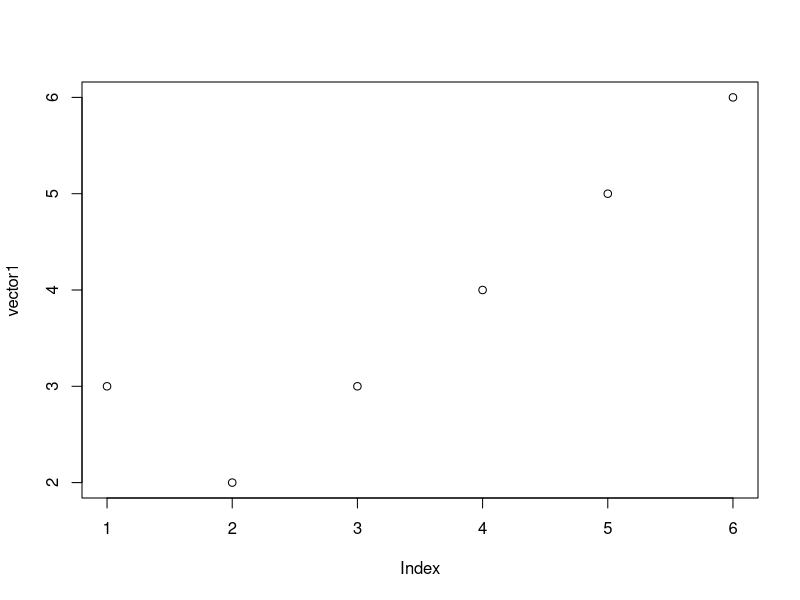

Source code (R):
#1 Write a function to evaluaele a^b given a and b. The function should have a default value of 3 for b.
myfunc1 <- function(a, b=3) {
  a^b
}
myfunc1(2)

#2 Write a function that accepts two arguments, a number and a vector, and returns TRUE if the number is inside the vector.

myfunc2 <- function(a,b) {
  for (i in b) {
      if (i == a) {
        return(TRUE)
      }
    }
}

myfunc2(7,c(1,2,3,7))
  
#3 Write a function that, given a number and a vector, will return the number of times the number occurs in the vector.


myfunc3 <- function(a,b) {
  x <- 0 
  for (i in b) {
    if (i == a) {
      x <- x + 1 
    }
  }
   return(x)
  }

myfunc3(3, c(1,3,3,3,3,5))

#4 Use the mtcars dataset for this question. Use one of the apply functions to find the mean of every column in mtcars.
sapply(mtcars, FUN=mean)

#5 Write a function in R that takes as input a non-negative integer n and returns Fn. Use a for
# loop in the function. Then use the function to find F20 and F80. 1

myfunc4 <- function(x) {
  oldnum <- 0 
  newnum <- 1
  if (x==0) {
    return(oldnum)
  }
  else if (x==1) {
    return(newnum)
  } else {
    for (i in 2:x) {
      newestnum <- newnum + oldnum 
      oldnum <-  newnum
      newnum <- newestnum
    }
    return(newestnum)
  }
}

myfunc4(20)
myfunc4(100)

#6 Write an R function to compute fn(x) for any real number x and positive integer n. Use a while loop to do this. The function should return a vector with two numbers, the value of fn(x) and the approximation error ex − fn(x). Run your function for x = 3, n = 10 and x = 0.44, n = 3.

myfunc5 <- function(x,n) {
  cake=0
  r=0
  while(r<=n) {
    cake= cake + (x^r)/factorial(r)
    r<-r+1
  }
  return(c(cake,exp(x)-cake))
}
myfunc5(3,10)
myfunc5(0.44,3)

#7 Write two R functions to compute the factorial of any user-supplied positive integer n. The first function should calculate (and return) n! using a for loop. The second function calculates and returns n! recursively.

myfunc6 <- function(n) {
  gum=1
  for (i in seq_len(n)) {
    gum = gum * i
  }
  gum
}

myfunc6(3)  

recursive7 <- function(p) {
  if (p==1 || p==0) {
  return(1) }else{
    recursive7(p-1)*p
  }
}

recursive7(5)
#8 Write a function that accepts a vector of numbers (of length >= 4) and returns a vector of moving averages, i.e. with x = (x1, . . . , xn), the output is a vector with the values

myfunc8 <- function(y) {
  if (length(y) >= 4) {
    t <- 0
    finalvector <- c() 
    for (i in 1:length(y)-3) {
      t <- (y[i] + y[i+1]+ y[i+2] +y[i+3])/4
      finalvector <- c(finalvector,t)
    }
  }
  finalvector
  }
                                          
myfunc8(y=c(1, 1, 2, 5, 8, 3, 4, -4, 3, 7, 2, 2, -2, 1))

#9 Write an R function that accepts a vector of numbers and returns the values of the function f (x)

myfunc9 <- function(e) {
  vector1 <- c()
  for (i in e) {
    if (i<0)  {
      ans = i^2 + 2*i + 3
      vector1 <- c(vector1, ans) 
    } else if (0<=i || i<2) {
      ans = i + 3 
      vector1 <- c(vector1, ans)
    } else {
      ans =  i^2 + 4*i - 7 
      vector1 <- c(vector1, ans)
    }
  }
     plot(vector1)
  return(vector1)
}  

myfunc9(c(-2,-1,0,1,2,3))

#Generate a dataset using the code below and then follow the example in Lecture set 8 to create an objective function based on the generated dataset and obtain estimates for a and b. Select your own starting values.

set.seed(20330);
mydata <- rgamma(100, shape=4, scale=5)  


make.NegLogLik <- function(data, fixed=c(FALSE, FALSE)){
  params <- fixed
  function(param.values){
    params[!fixed] <- param.values
    mu <- params[1]
    sigma <- params[2]
    e <-(mu-1) * sum(log(data)) - length(data) * log(gamma(mu)) - (length(data) * mu) * log(sigma) - (1/sigma) * sum(data)
    e
  } }
my.negloglik <- make.NegLogLik(mydata)
  
optim(c(mu=4,sigma=5), my.negloglik)$par
  
  





